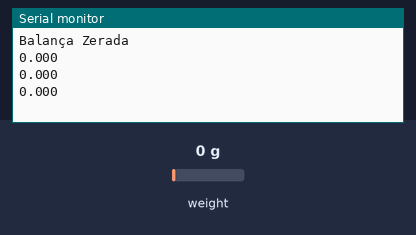
This sketch was run on a simulated Arduino Uno, built with avr-gcc and run on an emulated ATmega328P. On the bench: the last lines printed to the serial monitor. The test bench sets the inputs (shaded band); at power-on: weight on the scale 0 g.

Above: at 2.3 s.
2.4 s: weight on the scale set to 100 g
At 2.86 s:
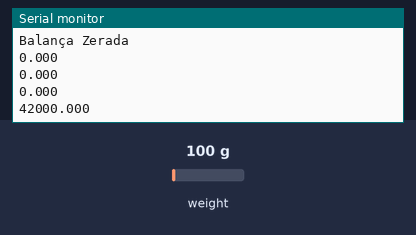
3.9 s: weight on the scale set to 1250 g
At 4.06 s:
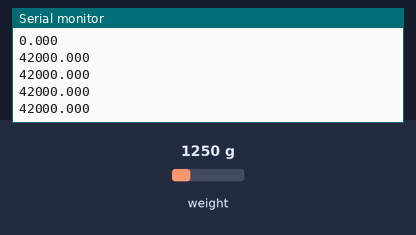
Timing chart, 0 to 6.9 s (numbered marks = the images above; inputs shaded):
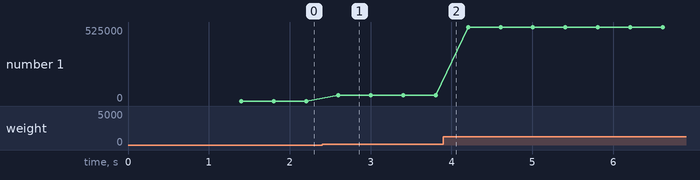

Measured:
- after the input at 2.4 s, the serial monitor: prints a new line after 0.20 s (image 1)
- plotted number 1: 0 → 42000 after the input at 2.4 s, 42000 → 525000 after the input at 3.9 s

The sketch:

calibragem_celula_carga.ino
```cpp
#include <HX711.h>

// Defina os pinos da celula de carga
#define pinDT  11
#define pinSCK  10

HX711 scale;

void setup() {
  Serial.begin(57600);

  scale.begin(pinDT, pinSCK);
  scale.set_scale();

  delay(100);
  scale.tare();

  Serial.println("Balança Zerada");
}

void loop() {
  // Leitura da média de 3 medidas
  float leitura = scale.get_units(3);
  // Visualização do valor no monitor serial com 3 casas decimais
  Serial.println(leitura, 3);

  delay(100);
}
```
